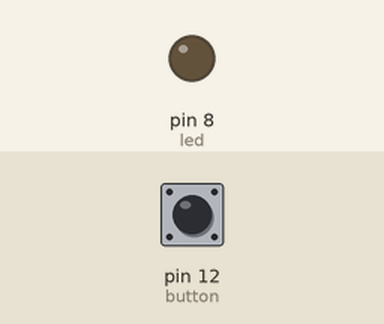
This sketch was run on a simulated Arduino Uno, built with avr-gcc and run on an emulated ATmega328P. Shown: output pins drawn as LEDs (lit = HIGH). Inputs (shaded band) come from the test bench; at power-on: pin 12 (button) LOW. What the sketch prints to the serial monitor is not drawn.

Above: at 1.2 s.
1.3 s: pin 12 (button) pulled HIGH for 0.15 s
At 1.6 s:
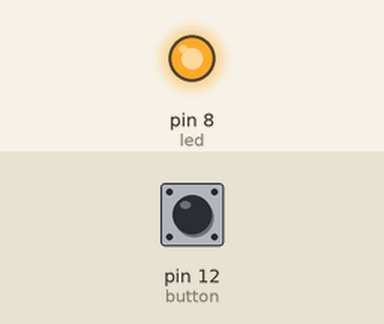
2.9 s: pin 12 (button) pulled HIGH for 1 s
At 4.0 s:
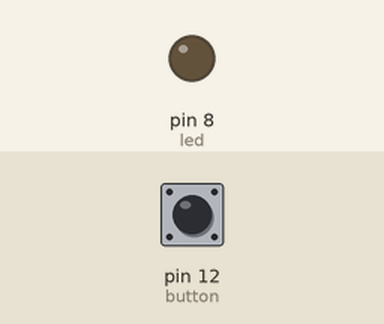
5.4 s: pin 12 (button) pulled HIGH for 3.2 s
At 5.9 s:
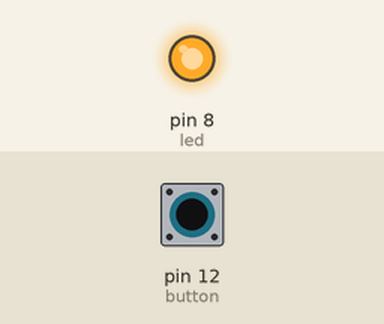
Timing chart, 0 to 8.4 s (numbered marks = the images above; inputs shaded):
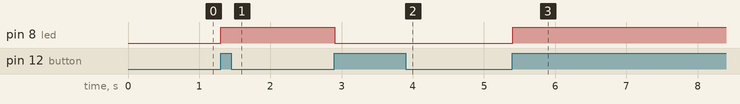

Measured:
- after the input at 1.3 s, pin 8 (led): LOW → HIGH at once
- after the input at 2.9 s, pin 8 (led): HIGH → LOW at once
- after the input at 5.4 s, pin 8 (led): LOW → HIGH at once

The sketch:

code.ino
```cpp
int buttonNew;       // Variable to store the current state of the button
int buttonOld = 1;   // Variable to store the previous state of the button, initialized to 1 (not pressed)
int ledState = 0;    // Variable to store the current state of the LED, 0 = off, 1 = on
int led = 8;         // Define the digital pin connected to the LED
int button = 12;     // Define the digital pin connected to the button

void setup() {
  Serial.begin(9600);    // Initialize serial communication at 9600 baud
  pinMode(led, OUTPUT);  // Set the LED pin as an output
  pinMode(button, INPUT);// Set the button pin as an input
}

void loop() {
  buttonNew = digitalRead(button);  // Read the current state of the button
  Serial.println(buttonNew);        // Print the button state to the serial monitor

  if (buttonNew == 1 && buttonOld == 0) { // Check if the button has been pressed (rising edge detection)
    if (ledState == 0) {      // If the LED is off
      digitalWrite(led, HIGH); // Turn the LED on
      ledState = 1;            // Update the LED state
    } else {                   // If the LED is on
      digitalWrite(led, LOW);  // Turn the LED off
      ledState = 0;            // Update the LED state
    }
  }

  buttonOld = buttonNew; // Update the old button state with the current state
}
```
